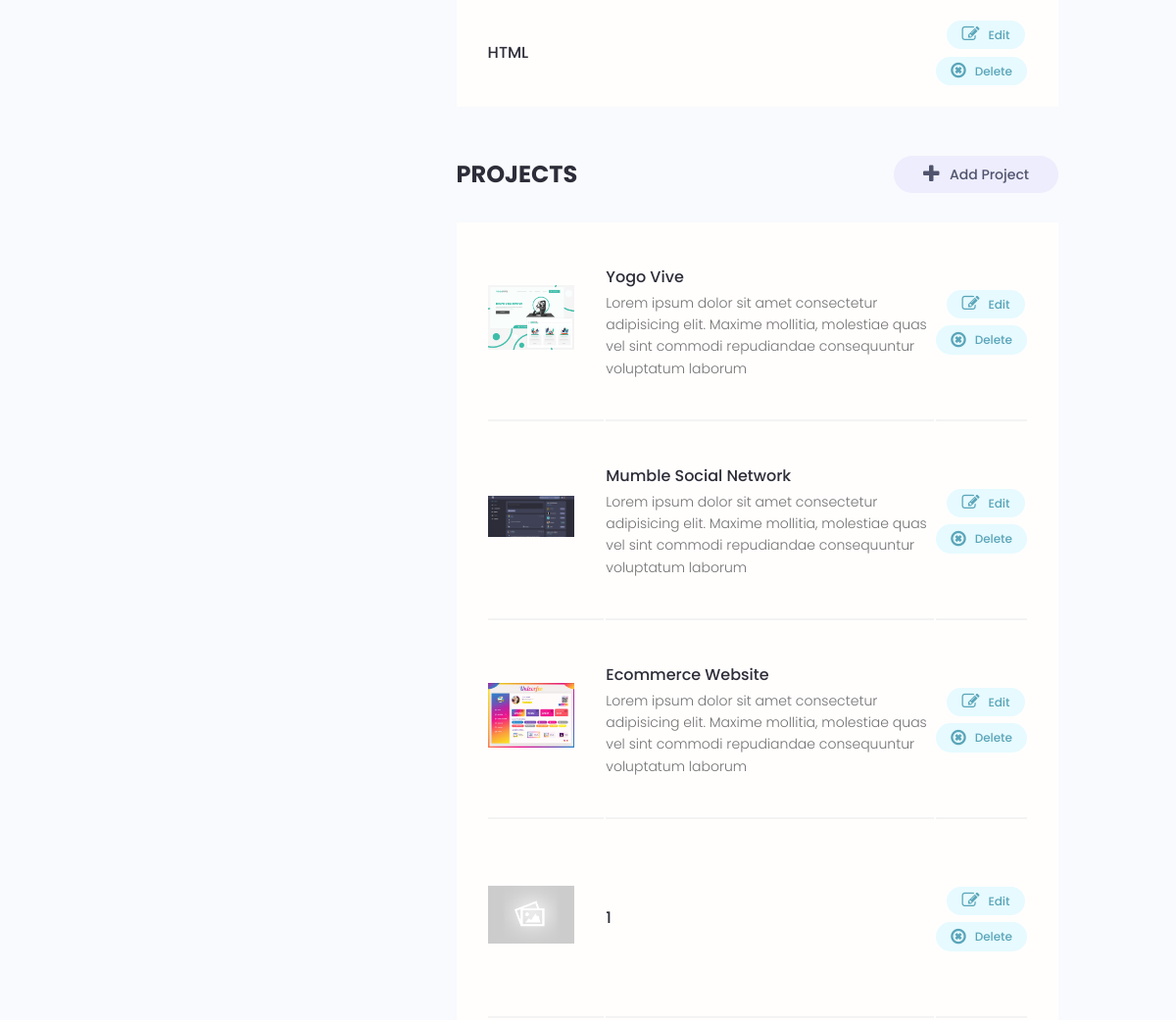
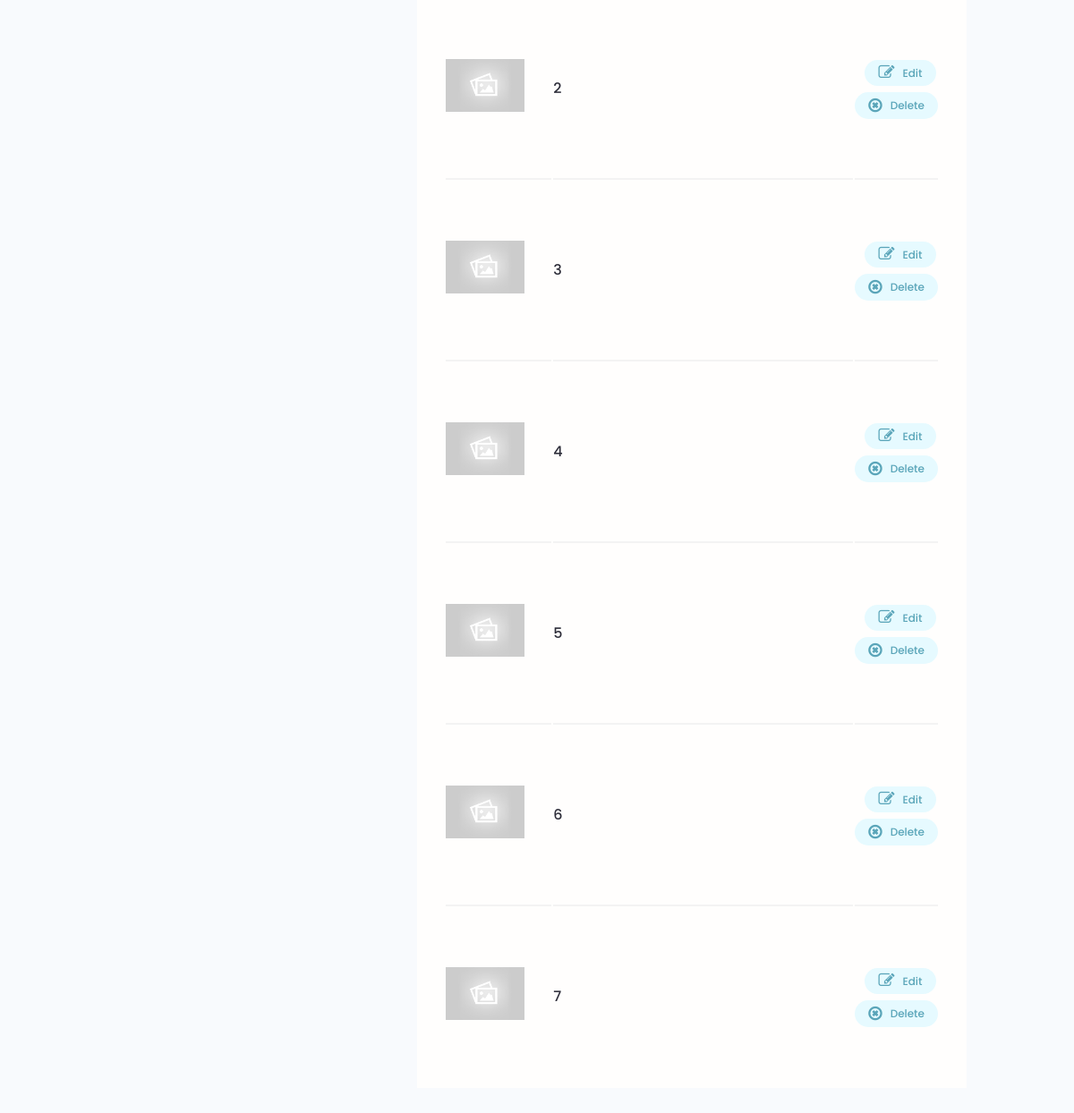
/account/ (signed in, lower part), run on an earlier commit of the app's database (2 pictures, top to bottom).
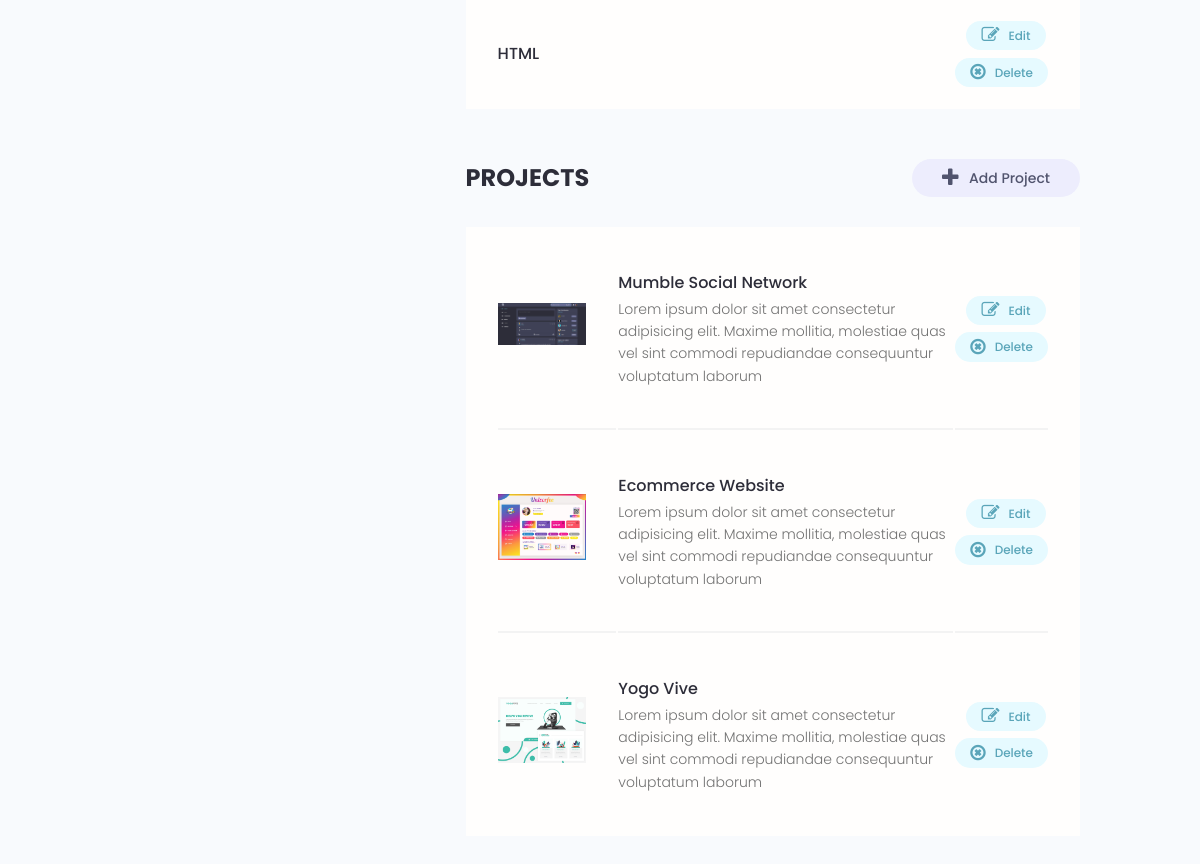
And on a later commit of the database.
### users/models.py (models this page shows, shortened)
class Skill(models.Model):
    owner = models.ForeignKey(Profile, on_delete=models.CASCADE, null=True, blank=True)
    name = models.CharField(max_length=200, blank=True, null=True)
    description = models.TextField(blank=True, null=True)
    id = models.UUIDField(default=uuid.uuid4, unique=True, primary_key=True, editable=False)

### projects/models.py (models this page shows, shortened)
class Project(models.Model):
    owner = models.ForeignKey(Profile, null = True, blank=True, on_delete=models.SET_NULL)
    title = models.CharField(max_length=200)
    description = models.TextField(null=True, blank=True)
    featured_image = models.ImageField(null=True, blank=True, default="default.jpg")
    demo_link = models.CharField(max_length=2000, null=True, blank=True)
    source_link = models.CharField(max_length=2000, null=True, blank=True)
    vote_total = models.IntegerField(default=0, null=True, blank=True)
    vote_ratio = models.IntegerField(default=0, null=True, blank=True)
    tags = models.ManyToManyField('Tag', blank=True)
    created = models.DateTimeField(auto_now_add=True)
    id = models.UUIDField(default=uuid.uuid4, unique=True, primary_key=True, editable=False)
    class Meta:
        ordering=['-vote_ratio', '-vote_total', 'title']

### users/views.py (the view)
# urls.py: path('account/', views.userAccount, name='account'),
@login_required(login_url='login')
def userAccount(request):
    profile = request.user.profile
    skills = profile.skill_set.all()
    projects = profile.project_set.all()
    context = {'profile': profile, 'skills': skills, 'projects': projects}
    return render(request, 'users/account.html', context)

### users/templates/users/account.html (shortened to what this page needs)
{% extends 'main.html' %}
{% block content %}
<main class="settingsPage profile my-md">
  <div class="container">
    <div class="layout">
      <div class="column column--1of3">
      </div>
      <div class="column column--2of3">
        <table class="settings__table">
          {% for skill in skills %}
          <tr>
            <td class="settings__tableInfo">
              <h4>{{skill.name}}</h4>
            </td>
            <td class="settings__tableActions">
              <a class="tag tag--pill tag--main settings__btn" href="{% url 'update-skill' skill.id %}"><i
                  class="fa fa-edit"></i> Edit</a>
              <a class="tag tag--pill tag--main settings__btn" href="{% url 'delete-skill' skill.id %}?next=/account"><i
                  class="fa fa-times-circle-o"></i>
                Delete</a>
            </td>
          </tr>
          {% endfor %}
        </table>
        <div class="settings">
          <h3 class="settings__title">Projects</h3>
          <a class="tag tag--pill tag--sub settings__btn tag--lg" href="{% url 'create-project' %}"><i
              class="fa fa-plus"></i> Add Project</a>
        </div>
        <table class="settings__table">
          {% for project in projects %}
          <tr>
            <td class="settings__thumbnail">
              <a href="{% url 'single-project' project.id %}"><img src="{{project.featured_image.url}}" alt="Project Thumbnail" /></a>
            </td>
            <td class="settings__tableInfo">
              <a href="{% url 'single-project' project.id %}">{{project.title}}</a>
              <p>{{project.description|slice:"150"}}</p>
            </td>
            <td class="settings__tableActions">
              <a class="tag tag--pill tag--main settings__btn" href="{% url 'update-project' project.id %}"><i
                  class="fa fa-edit"></i> Edit</a>
              <a class="tag tag--pill tag--main settings__btn"
                href="{% url 'delete-project' project.id %}?next=/account"><i class="fa fa-times-circle-o"></i>
                Delete</a>
            </td>
          </tr>
          {% endfor %}
        </table>
      </div>
    </div>
  </div>
</main>
{% endblock %}

What changed in the data, as far as the page shows it:
removed Project: featured_image (placeholder picture), title "1"
removed Project: featured_image (placeholder picture), title "2"
removed Project: featured_image (placeholder picture), title "3"
removed Project: featured_image (placeholder picture), title "4"
removed Project: featured_image (placeholder picture), title "5"
removed Project: featured_image (placeholder picture), title "6"
removed Project: featured_image (placeholder picture), title "7"
changed Project "Yogo Vive": moves down the list
